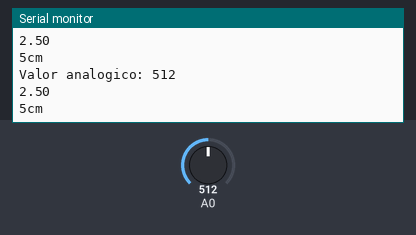
Bench run of a sketch on a simulated Arduino Uno, built with avr-gcc and run on an emulated ATmega328P. Parts: the last lines printed to the serial monitor. Inputs (shaded band) come from the test bench; at power-on: A0 = 512.

Above: at 1.3 s.
1.4 s: A0 set to 716
At 1.82 s:
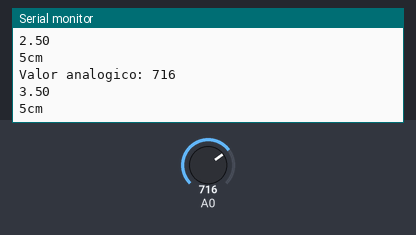
2.9 s: A0 set to 900
At 3.33 s:
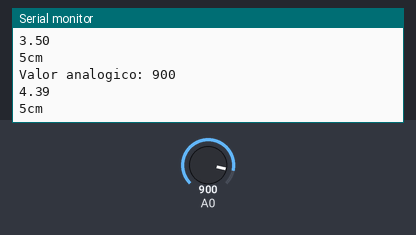
Timing chart, 0 to 5.9 s (numbered marks = the images above; inputs shaded):
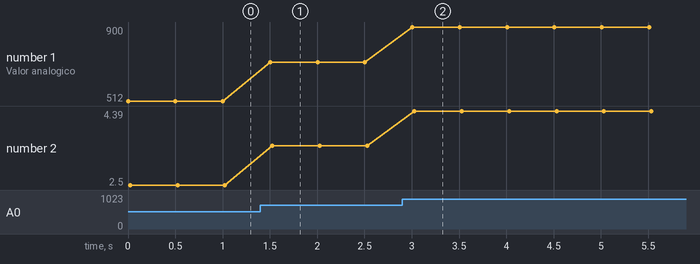

Measured:
- after the input at 1.4 s, the serial monitor: prints a new line after 0.10 s (image 1)
- after the input at 2.9 s, the serial monitor: prints a new line after 0.11 s (image 2)
- plotted number 1: 512 → 716 after the input at 1.4 s, 716 → 900 after the input at 2.9 s
- plotted number 2: 2.5 → 3.5 after the input at 1.4 s, 3.5 → 4.39 after the input at 2.9 s

The sketch:

sharp_sensor.pde
```cpp
#define MUITO_PERTO_VAL 350
#define PERTO_VAL 300
#define APROXIMANDO_VAL 200
#define MUITO_LONGE_VAL 100

void setup() {
  Serial.begin(9600);
}

void loop() {
  int val = analogRead(0);
  Serial.print("Valor analogico: ");
  Serial.println(val);

  float volts = (5.0/1024.0) * val;
  //Serial.print("Valor Volts na mo: ");
  Serial.println(volts);
  if(volts>0 && volts<0.6) Serial.println("25cm");
  if(volts>0.6 && volts<1.0) Serial.println("20cm");
  if(volts>1.0 && volts<1.5) Serial.println("15cm");
  if(volts>1.5 && volts<2.0) Serial.println("10cm");
  if(volts>2.0) Serial.println("5cm");

  delay(500);
}
```
